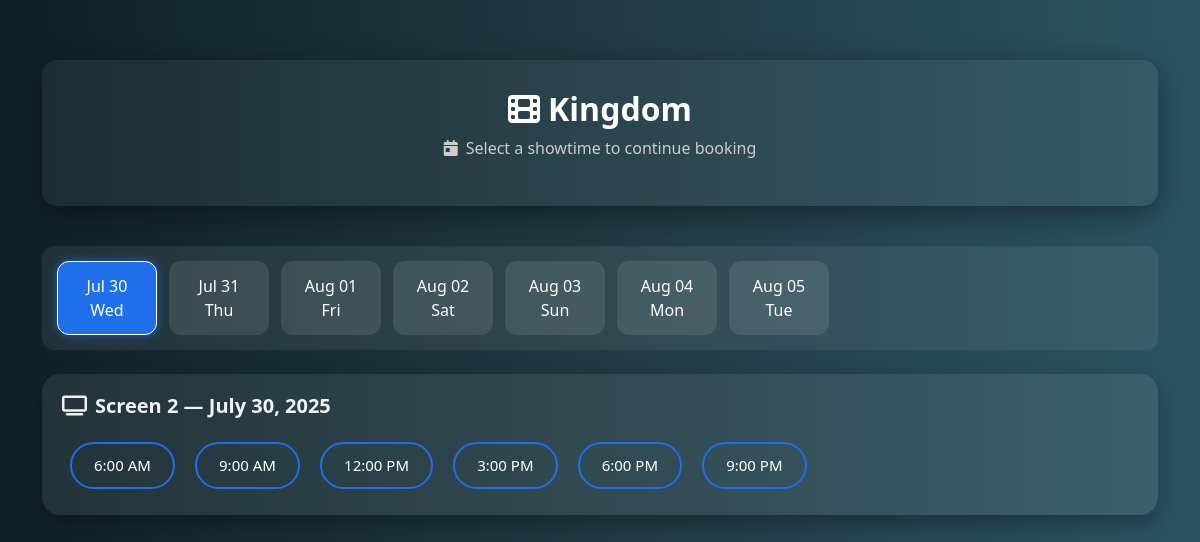
Screenshot of /movie/4/select_showtime/ with the database file from the repository.
### booking/models.py (models this page shows, shortened)
class Movie(models.Model):
    title = models.CharField(max_length=100)
    description = models.TextField()
    show_time = models.DateTimeField()
    price = models.DecimalField(max_digits=6, decimal_places=2)
    image = models.ImageField(upload_to='movie_images/', null=True, blank=True)
    location = models.CharField(max_length=100, default="Hyderabad")
    screen_number = models.PositiveIntegerField(default=1)

class Showtime(models.Model):
    movie = models.ForeignKey(Movie, on_delete=models.CASCADE)
    date = models.DateField()
    time = models.TimeField()
    screen_number = models.IntegerField(choices=[(1, 'Screen 1'), (2, 'Screen 2'), (3, 'Screen 3')])

### booking/views.py (the view)
# urls.py: path('movie/<int:movie_id>/select_showtime/', views.select_showtime, name='select_showtime'),
def select_showtime(request, movie_id):
    movie = get_object_or_404(Movie, id=movie_id)
    start_date = movie.show_time.date()
    dates = [start_date + timedelta(days=i) for i in range(7)]
    show_times_per_day = [
        datetime.strptime(t, "%I:%M %p").time()
        for t in ["6:00 AM", "9:00 AM", "12:00 PM", "3:00 PM", "6:00 PM", "9:00 PM"]
    ]
    for single_date in dates:
        for time_obj in show_times_per_day:
            Showtime.objects.get_or_create(
                movie=movie,
                screen_number=movie.screen_number,
                date=single_date,
                time=time_obj
            )
    selected_date_str = request.GET.get("date")
    if selected_date_str:
        try:
            selected_date = datetime.strptime(selected_date_str, "%Y-%m-%d").date()
        except ValueError:
            selected_date = start_date
    else:
        selected_date = start_date
    showtimes = Showtime.objects.filter(
        movie=movie,
        screen_number=movie.screen_number,
        date=selected_date
    ).order_by('time')
    showtimes_by_screen = {movie.screen_number: list(showtimes)}
    return render(request, "booking/select_showtime.html", {
        "movie": movie,
        "showtimes_by_screen": showtimes_by_screen,
        "dates": dates,
        "selected_date": selected_date,
    })

### booking/templates/booking/select_showtime.html (shortened to what this page needs)
{% load static %}
<!DOCTYPE html>
<html lang="en">
<head>
    <link href="https://cdn.jsdelivr.net/npm/bootstrap@5.3.2/dist/css/bootstrap.min.css" rel="stylesheet">
    <link href="https://cdnjs.cloudflare.com/ajax/libs/font-awesome/6.5.0/css/all.min.css" rel="stylesheet">
</head>
<body>
<div class="container">
    <div class="movie-header">
        <h2><i class="fas fa-film me-2"></i>{{ movie.title }}</h2>
        <p><i class="fas fa-calendar-day me-2"></i>Select a showtime to continue booking</p>
    </div>
    <div class="date-scroll mb-4">
        {% for date in dates %}
            <a href="?date={{ date|date:'Y-m-d' }}" class="date-box {% if date == selected_date %}active{% endif %}">
                {{ date|date:"M d" }}<br>{{ date|date:"D" }}
            </a>
        {% endfor %}
    </div>
    {% if showtimes_by_screen %}
        {% for screen, show_list in showtimes_by_screen.items %}
            <div class="card mb-4">
                <h5><i class="fas fa-tv me-2"></i>Screen {{ screen }} — {{ selected_date|date:"F d, Y" }}</h5>
                <div>
                    {% for show in show_list %}
                        <a href="{% url 'select_seats' movie.id show.id %}" class="btn showtime-btn">
                            {{ show.time|time:"g:i A" }}
                        </a>
                    {% endfor %}
                </div>
            </div>
        {% endfor %}
    {% else %}
        <div class="alert text-center">
            <i class="fas fa-exclamation-triangle me-2"></i>No showtimes available for this date.
        </div>
    {% endif %}
</div>
</body>
</html>

### booking/templates/booking/select_showtime.html (style rules this page uses)
body { background: linear-gradient(to right, #0f2027, #203a43, #2c5364); font-family: 'Segoe UI', sans-serif; color: white; margin: 0; padding: 0; }
.container { margin-top: 60px; margin-bottom: 60px; }
.movie-header { background: rgba(255, 255, 255, 0.05); padding: 30px 25px; border-radius: 15px; box-shadow: 0 8px 30px rgba(0, 0, 0, 0.4); text-align: center; margin-bottom: 40px; animation: fadeInDown 1s ease; }
.movie-header h2 { font-weight: 700; font-size: 32px; }
.movie-header p { font-size: 16px; color: #ccc; }
.date-scroll { display: flex; overflow-x: auto; padding: 15px; background-color: rgba(255, 255, 255, 0.07); border-radius: 12px; margin-bottom: 30px; scroll-behavior: smooth; animation: fadeInUp 0.8s ease; }
.date-box { min-width: 100px; padding: 12px 15px; margin-right: 12px; text-align: center; background-color: rgba(255, 255, 255, 0.1); border-radius: 12px; cursor: pointer; text-decoration: none; color: white; font-weight: 500; transition: all 0.3s ease; border: 1px solid transparent; }
.date-box.active { background-color: #1f6feb; border-color: #fff; color: #fff; box-shadow: 0 0 10px rgba(31, 111, 235, 0.7); }
.card { background: rgba(255, 255, 255, 0.08); border: none; border-radius: 18px; box-shadow: 0 8px 20px rgba(0, 0, 0, 0.3); padding: 20px; animation: fadeInUp 1s ease; }
.card h5 { font-weight: 600; margin-bottom: 18px; color: #f1f1f1; }
.showtime-btn { margin: 6px 8px; border-radius: 50px; padding: 10px 22px; font-weight: 500; font-size: 15px; color: #fff; border: 2px solid #1f6feb; background: transparent; transition: 0.3s ease; }

### rows the page displays
Movie: title "Kingdom"
Showtime: screen_number "2", date "July 30, 2025", time "6:00 AM"
Showtime: time "9:00 AM"
Showtime: time "12:00 PM"
Showtime: time "3:00 PM"
Showtime: time "6:00 PM"
Showtime: time "9:00 PM"

### other values shown
{{ date|date:"M d" }} "Jul 30" "Jul 31" "Aug 01" "Aug 02" "Aug 03" "Aug 04" "Aug 05"
{{ date|date:"D" }} "Wed" "Thu" "Fri" "Sat" "Sun" "Mon" "Tue"
